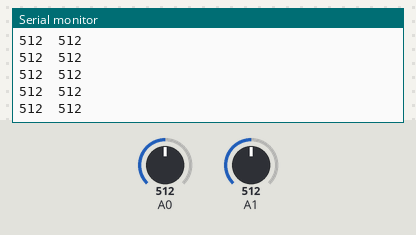
The sketch below on a simulated Arduino Uno, built with avr-gcc and run on an emulated ATmega328P. On the bench: the last lines printed to the serial monitor. The inputs (shaded band) are chosen by the test bench; at power-on: A1 = 512, A0 = 512.

Above: at 4.2 s.
4.3 s: A1 set to 108
At 5.3 s:
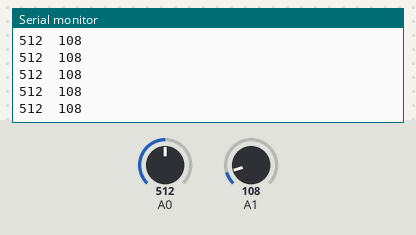
5.8 s: A1 set to 94
At 6.5 s:
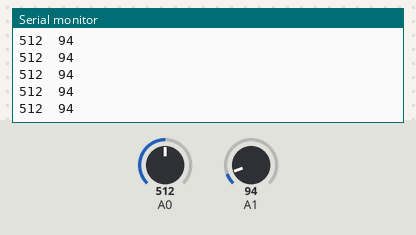
7.3 s: A0 set to 11
At 8.3 s:
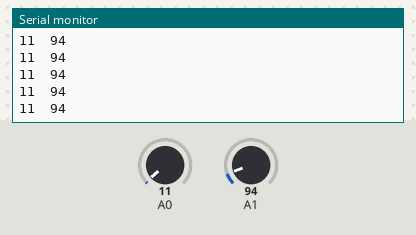
8.8 s: A0 set to 8
At 9.9 s:
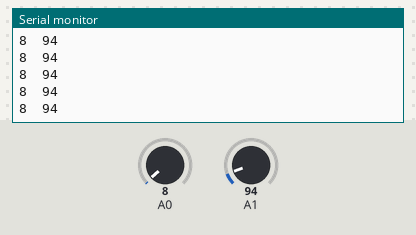
Timing chart, 0 to 11.8 s (numbered marks = the images above; inputs shaded):
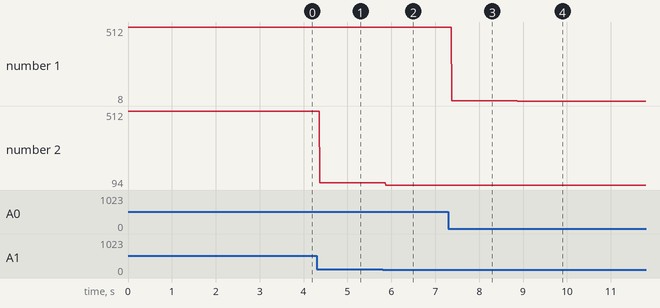

Measured:
- after the input at 4.3 s, the serial monitor: prints a new line after 0.07 s (image 1)
- after the input at 5.8 s, the serial monitor: prints a new line after 0.07 s (image 2)
- after the input at 7.3 s, the serial monitor: prints a new line after 0.07 s (image 3)
- after the input at 8.8 s, the serial monitor: prints a new line after 0.07 s (image 4)
- plotted number 1: 512 → 11 after the input at 7.3 s, 11 → 8 after the input at 8.8 s
- plotted number 2: 512 → 108 after the input at 4.3 s, 108 → 94 after the input at 5.8 s

The sketch:

many_factory.ino
```cpp
/***********************************************
 Read multiple pins and send to Processing
 over serial communication

 - assumes you are using analog pins
 - analog pins are used from A0 and up, no gaps

***********************************************/

// update with number of sensors
int sensors = 2;
int sensorValue = 0;

void setup() {
  // start serial communications at 9600 baud
  Serial.begin(9600);
}

void loop() {
  // step through the amount of sensors
  for (int i = 0; i < sensors; i++)
  {
    sensorValue = analogRead(i);
    // print the value for pin i
    Serial.print(sensorValue);
    // add a separator after the value so we can parse the line in Processing
    Serial.print("\t"); // ASCII control characters for "tab"
  }
  // add line break after all sensors are read
  Serial.println();
  // looks something like "234\t456\t\n"

}
```
